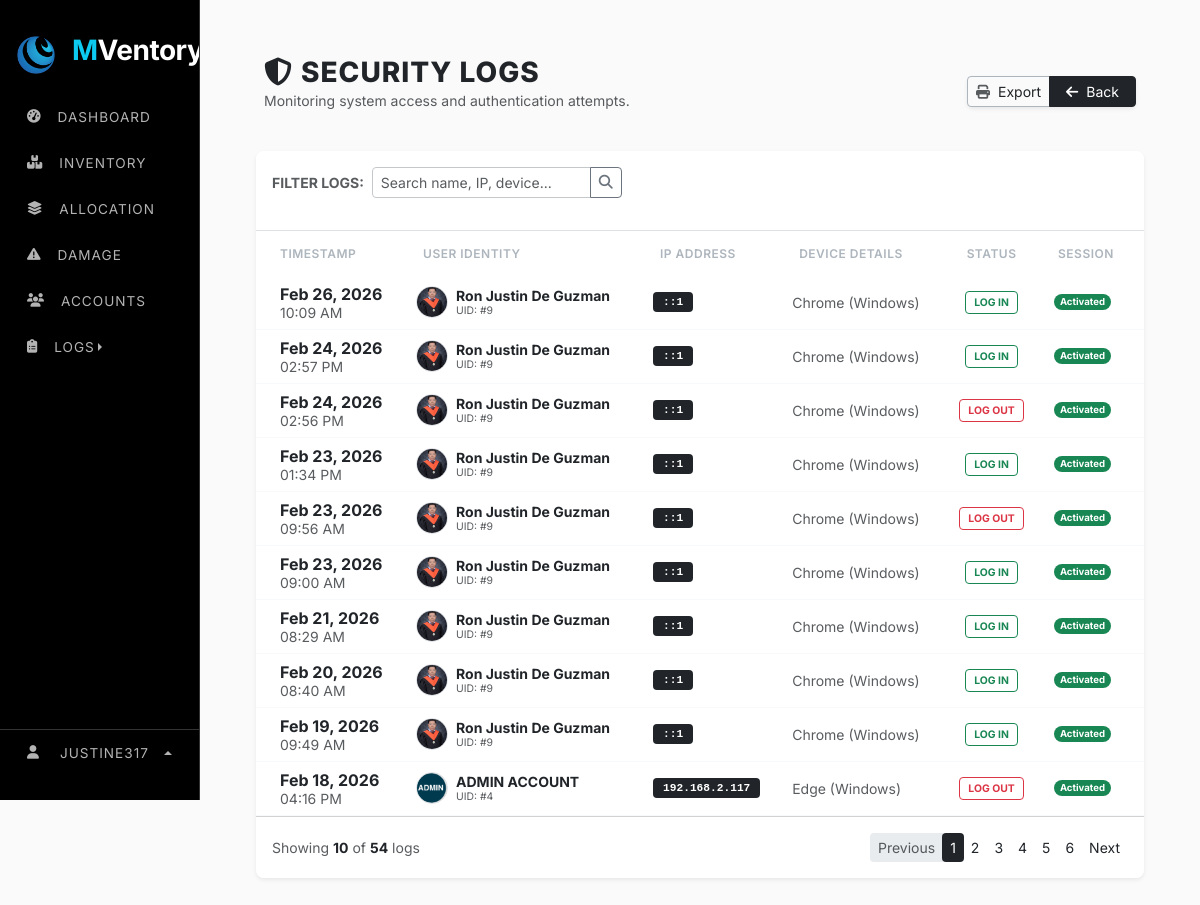
The app's page /web_content/security_logs.php (signed in), older data.
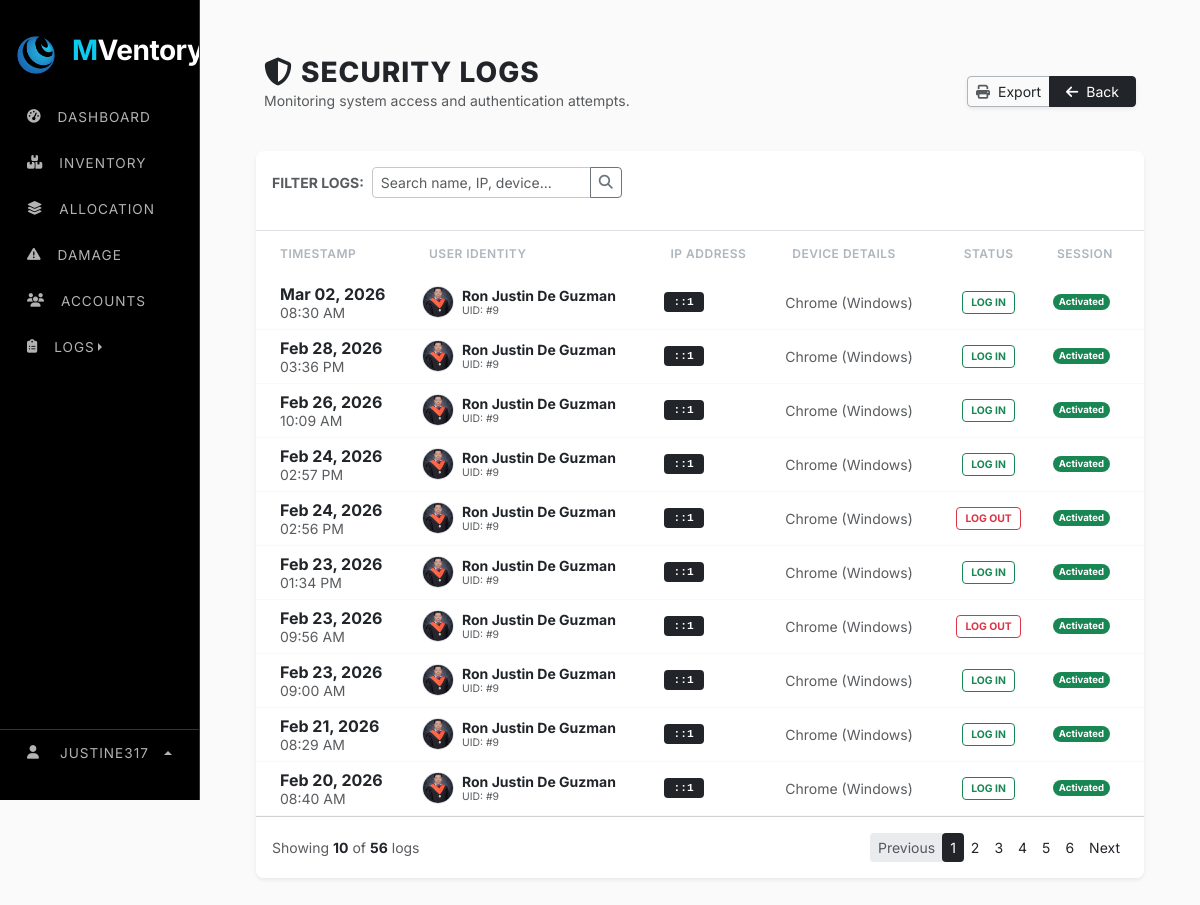
The same page, newer data.
### tables this page shows
CREATE TABLE `system_settings` (
  `setting_key` varchar(100) NOT NULL,
  `setting_value` varchar(255) NOT NULL,
  `setting_type` enum('string','number','boolean','select') NOT NULL,
  `category` enum('general','inventory','notifications','security') NOT NULL,
  `description` varchar(255) DEFAULT NULL,
  PRIMARY KEY (`setting_key`)
);

CREATE TABLE `security_logs` (
  `log_id` int(11) NOT NULL AUTO_INCREMENT,
  `user_id` int(11) DEFAULT NULL,
  `browser` varchar(255) DEFAULT NULL,
  `ip_address` varchar(50) DEFAULT NULL,
  `login_time` datetime DEFAULT NULL,
  `status` varchar(50) DEFAULT NULL,
  `is_active` tinyint(1) NOT NULL,
  `is_login` tinyint(1) NOT NULL,
  PRIMARY KEY (`log_id`),
  KEY `user_id` (`user_id`),
  CONSTRAINT `security_logs_ibfk_1` FOREIGN KEY (`user_id`) REFERENCES `users` (`user_id`)
);

CREATE TABLE `users` (
  `user_id` int(11) NOT NULL AUTO_INCREMENT,
  `role_id` varchar(15) NOT NULL,
  `username` varchar(9999) NOT NULL,
  `first_name` varchar(100) NOT NULL,
  `last_name` varchar(100) NOT NULL,
  `phone` varchar(11) NOT NULL,
  `address` varchar(500) DEFAULT NULL,
  `role` varchar(30) NOT NULL,
  `status` varchar(20) NOT NULL DEFAULT 'active',
  `email` varchar(150) NOT NULL,
  `password` varchar(255) NOT NULL,
  `profile_image` varchar(999) NOT NULL,
  `is_active` tinyint(1) DEFAULT 1,
  `is_login` tinyint(1) NOT NULL,
  `last_login` datetime DEFAULT NULL,
  `created_at` timestamp NOT NULL DEFAULT current_timestamp(),
  `deleted_at` timestamp NULL DEFAULT NULL,
  `last_activity` datetime DEFAULT current_timestamp(),
  PRIMARY KEY (`user_id`),
  UNIQUE KEY `email` (`email`)
);

### web_content/security_logs.php (the view, shortened to what the rows shown need)
<?php
    include "../render/connection.php";
    include "../src/cdn/cdn_links.php";
    $limit = 10;
    $page = isset($_GET['page']) ? (int)$_GET['page'] : 1;
    $start = ($page - 1) * $limit;
    $where_clause = "";
    $log_query = "SELECT sl.*, u.first_name, u.last_name, u.profile_image
                  FROM security_logs sl
                  LEFT JOIN users u ON sl.user_id = u.user_id
                  $where_clause
                  ORDER BY sl.login_time DESC
                  LIMIT $start, $limit";
    $log_result = mysqli_query($conn, $log_query);
?>
<!doctype html>
<html lang="en">
    <head>
        <link rel="stylesheet" href="../src/style/main_style.css">
    </head>
    <body>
        <div class="row g-0">
            <div class="col-lg-2">
                <?php include "../nav/sidebar_nav.php"; ?>
            </div>
            <div class="col">
                <div class="main-content">
                    <div class="container px-4 mt-4">
                        <div class="card edd-card shadow-sm">
                            <div class="table-responsive">
                                <table class="table table-hover align-middle mb-0">
                                    <thead>
                                        <tr>
                                            <th class="ps-4">Timestamp</th>
                                            <th>User Identity</th>
                                            <th>IP Address</th>
                                            <th>Device Details</th>
                                            <th class="text-center">Status</th>
                                            <th class="pe-4 text-center">Session</th>
                                        </tr>
                                    </thead>
                                    <tbody class="bg-white">
                                        <?php if(mysqli_num_rows($log_result) > 0): ?>
                                            <?php while($log = mysqli_fetch_assoc($log_result)):
                                                $name = ($log['first_name']) ? $log['first_name'].' '.$log['last_name'] : "System/Guest";
                                                $img = (!empty($log['profile_image'])) ? $log['profile_image'] : "../src/image/profiles/default.jpg";
                                            ?>
                                            <tr class="log-row">
                                                <td class="ps-4">
                                                    <div class="fw-bold text-dark"><?php echo date('M d, Y', strtotime($log['login_time'])); ?></div>
                                                    <small class="text-muted"><?php echo date('h:i A', strtotime($log['login_time'])); ?></small>
                                                </td>
                                                <td>
                                                    <div class="d-flex align-items-center">
                                                        <img src="<?php echo $img; ?>" class="user-avatar me-2" onerror="this.src='../src/image/profiles/default.jpg'">
                                                        <div>
                                                            <div class="fw-bold text-dark small"><?php echo htmlspecialchars($name); ?></div>
                                                            <small class="text-muted" style="font-size: 0.65rem;">UID: #<?php echo $log['user_id']; ?></small>
                                                        </div>
                                                    </div>
                                                </td>
                                                <td><span class="ip-tag"><?php echo $log['ip_address']; ?></span></td>
                                                <td>
                                                    <small class="text-muted d-block text-truncate" style="max-width: 180px;" title="<?php echo htmlspecialchars($log['browser']); ?>">
                                                        <?php echo htmlspecialchars($log['browser']); ?>
                                                    </small>
                                                </td>
                                                <td class="text-center">
                                                    <?php $isSuccess = (strtolower($log['status']) == 'success'); ?>
                                                    <span class="status-badge <?php echo $isSuccess ? 'status-success' : 'status-failed'; ?>">
                                                        <?php echo $isSuccess ? 'LOG IN' : 'LOG OUT' ; ?>
                                                    </span>
                                                </td>
                                                <td class="pe-4 text-center">
                                                    <span class="badge rounded-pill <?php echo $log['is_active'] ? 'bg-light text-muted border' : 'bg-success'; ?>" style="font-size: 0.6rem;">
                                                        <?php echo $log['is_active'] ? 'Deactivated' : 'Activated'; ?>
                                                    </span>
                                                </td>
                                            </tr>
                                            <?php endwhile; ?>
                                        <?php else: ?>
                                            <tr><td colspan="6" class="text-center py-5 text-muted">No security records found.</td></tr>
                                        <?php endif; ?>
                                    </tbody>
                                </table>
                            </div>
                        </div>
                    </div>
                </div>
            </div>
        </div>
    </body>
</html>

### nav/sidebar_nav.php (shortened to what the rows shown need)
<?php
$app_name = "SELECT setting_value FROM system_settings WHERE setting_key = 'app_name'";
$result = $conn->query($app_name);
if ($result && $result->num_rows > 0) {
    $row = $result->fetch_assoc();
    $app_name_value = $row['setting_value'];
} else {
    $app_name_value = "MVentory";
}
$words = explode(" ", $app_name_value);
if (count($words) > 1) {
    $first_part = '<span class="text-info">' . htmlspecialchars($words[0]) . '</span>';
    array_shift($words);
    $second_part = htmlspecialchars(implode("", $words));
    $display_name = $first_part . $second_part;
} else {
    $display_name = htmlspecialchars($app_name_value);
}
$app_logo = "SELECT setting_value FROM system_settings WHERE setting_key = 'app_logo'";
$result_logo = $conn->query($app_logo);
if ($result_logo && $result_logo->num_rows > 0) {
    $row_logo = $result_logo->fetch_assoc();
    $app_logo_value = $row_logo['setting_value'];
} else {
    $app_logo_value = "default_logo.png";
}
?>
<link rel="stylesheet" href="../src/style/navbar_style.css">
<div class="sidebar-stark" id="sidebar">
    <div class="sidebar-header">
        <img src="../src/image/logo/<?php echo $app_logo_value; ?>" width="40" alt="Logo">
        <h3 class="ms-3 fw-bold text-white logo-text"><?php echo $display_name; ?></h3>
    </div>
</div>

Row changes from the older to the newer data that the page shows:
no longer on this page (row unchanged): security_logs: login_time "Feb 19, 2026", login_time "09:49 AM", user.profile_image (picture), user.last_name "Ron Justin De Guzman", user "9", ip_address "::1", browser "Chrome (Windows)", status "LOG IN", is_active "Activated"
no longer on this page (row unchanged): security_logs: login_time "Feb 18, 2026", login_time "04:16 PM", user.profile_image (picture), user.last_name "ADMIN ACCOUNT", user "4", ip_address "192.168.2.117", browser "Edge (Windows)", status "LOG OUT", is_active "Activated"
added security_logs: login_time "Mar 02, 2026", login_time "08:30 AM", user.profile_image (picture), user.last_name "Ron Justin De Guzman", user "9", ip_address "::1", browser "Chrome (Windows)", status "LOG IN", is_active "Activated"
added security_logs: login_time "Feb 28, 2026", login_time "03:36 PM", user.profile_image (picture), user.last_name "Ron Justin De Guzman", user "9", ip_address "::1", browser "Chrome (Windows)", status "LOG IN", is_active "Activated"
Text that changed along with them:
$total_rows: "54" → "56"
